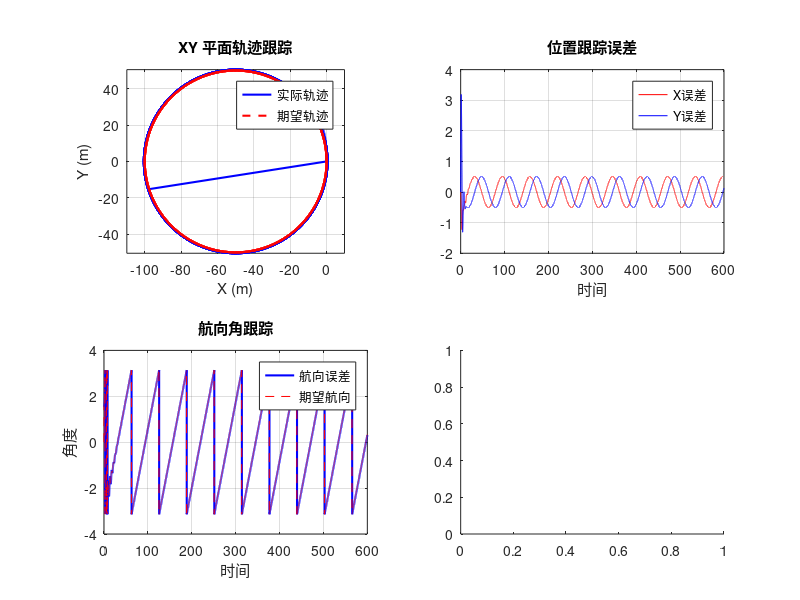

This chart was generated by the following MATLAB code: (Note: this script raises an error after producing the figure.)
%% 无人车分层PID控制器仿真 (性能优化版)
clear; clc; close all;

%% 1. 系统参数初始化 (去除全局变量，提升运行速度)
m = 50;         % 整车质量
J = 10;         % 转动惯量
Fp_max = 200;   % 最大推力
Tp_max = 1000;   % 最大力矩

dt = 0.01;     % 离散时间步长
T_end = 600;     % 仿真总时长
t_vec = 0:dt:T_end;
N = length(t_vec);

% 状态变量初始化 [x, dx, y, dy, phi, dphi]
State = zeros(6, 1);
State(5) = pi / 2; 

% 控制器参数
% Kp_pos = 1; Ki_pos = 0.0; Kd_pos = 0; 
% Kp_att = 1; Ki_att = 0.0; Kd_att = 0;

% 积分限幅阈值
I_limit = 10; 

% 将PID状态变量全部转为局部标量 (比struct快得多)
Ix = 0; Iy = 0; Iphi = 0;
ex_last = 0; ey_last = 0; ephi_last = 0;

%% 2. 主循环仿真 (预分配内存)
history_pos = zeros(N, 2);
history_phi = zeros(N, 1);
history_uG = zeros(N, 2);
history_F_T = zeros(N, 2);

phi_d_actual = zeros(N,1);

% 目标轨迹：圆形轨迹测试
radius = 50; 
x_d_arr = radius * cos(t_vec * 0.1) - 50;
y_d_arr = radius * sin(t_vec * 0.1);

a_max = Fp_max / m; % 预计算最大允许加速度

% 控制器参数 (建议调整)
Kp_pos = 1.0; Ki_pos = 0.0; Kd_pos = 1.0; % 外环
Kp_att = 5.0; Ki_att = 0.0; Kd_att = 2.0; % 内环需更快

for i = 1:N-1
    % --- Step 1: 采集反馈 ---
    x = State(1); dx = State(2);
    y = State(3); dy = State(4);
    phi = State(5); dphi = State(6);
    
    x_d = x_d_arr(i); 
    y_d = y_d_arr(i);
    
    % --- Step 2: 外环位置PID ---
    ex = x_d - x;
    ey = y_d - y;
    
    % 积分与限幅
    Ix = Ix + ex * dt; Ix = max(min(Ix, I_limit), -I_limit);
    Iy = Iy + ey * dt; Iy = max(min(Iy, I_limit), -I_limit);
    
    % 微分项
    Dex = (ex - ex_last) / dt;
    Dey = (ey - ey_last) / dt;
    
    % 期望加速度
    u_Gx = Kp_pos * ex + Ki_pos * Ix + Kd_pos * Dex;
    u_Gy = Kp_pos * ey + Ki_pos * Iy + Kd_pos * Dey;
    
    ex_last = ex; ey_last = ey;
    
    % --- Step 3: 推力分配 (核心修正) ---
    phi_d = atan2(u_Gy, u_Gx);
    phi_d_actual(i) = phi_d;

    % 推力 = 需求加速度向量 在 车身方向 的投影
    % 这能确保：当车身角度偏差大时，推力自动减小，避免冲出跑道
    F_p_cmd = m * (u_Gx * cos(phi) + u_Gy * sin(phi));
    F_p = max(min(F_p_cmd, Fp_max), -Fp_max);
    
    % --- Step 4: 内环姿态PID ---
    e_phi = phi_d - phi;
    e_phi = atan2(sin(e_phi), cos(e_phi)); % 角度归一化
    
    Iphi = Iphi + e_phi * dt;
    Iphi = max(min(Iphi, I_limit), -I_limit);
    
    De_phi = -dphi; % 此处简化处理，假设期望角速度为0
    phi_ddot_ref = Kp_att * e_phi + Ki_att * Iphi + Kd_att * De_phi;
    
    T_p_cmd = J * phi_ddot_ref;
    T_p = max(min(T_p_cmd, Tp_max), -Tp_max);
    
    % --- Step 5: 动力学积分 ---
    ax = (F_p / m) * cos(phi);
    ay = (F_p / m) * sin(phi);
    alpha = T_p / J;
    
    State(1) = State(1) + dx * dt;       
    State(2) = State(2) + ax * dt;       
    State(3) = State(3) + dy * dt;       
    State(4) = State(4) + ay * dt;       
    State(5) = State(5) + dphi * dt;     
    State(6) = State(6) + alpha * dt;    
    
    State(5) = atan2(sin(State(5)), cos(State(5)));
    
    % 记录数据...
    history_pos(i, :) = [x, y];
    history_phi(i) = phi;
    history_uG(i, :) = [u_Gx, u_Gy];
    history_F_T(i, :) = [F_p, T_p];
end

%% 3. 结果绘图
figure('Color', 'w', 'Position', [100, 100, 1000, 800]);

subplot(2, 2, 1);
plot(history_pos(:, 1), history_pos(:, 2), 'b', 'LineWidth', 1.5); hold on;
plot(x_d_arr, y_d_arr, 'r--', 'LineWidth', 1.5);
legend('实际轨迹', '期望轨迹');
xlabel('X (m)'); ylabel('Y (m)');
title('XY 平面轨迹跟踪');
axis equal; grid on;

subplot(2, 2, 2);
ex_arr = x_d_arr(:) - history_pos(:, 1);
ey_arr = y_d_arr(:) - history_pos(:, 2);
plot(t_vec(1:end-1), ex_arr(1:end-1), 'r'); hold on;
plot(t_vec(1:end-1), ey_arr(1:end-1), 'b');
legend('X误差', 'Y误差');
xlabel('时间');
title('位置跟踪误差');
grid on;



subplot(2, 2, 3);
plot(t_vec(1:end-1), history_phi(1:end-1), 'b', 'LineWidth', 1.5); hold on;
plot(t_vec(1:end-1), phi_d_actual(1:end-1), 'r--');
legend('航向误差', '期望航向');
xlabel('时间'); ylabel('角度');
title('航向角跟踪');
grid on;

subplot(2, 2, 4);
yyaxis left;
plot(t_vec, history_F_T(:, 1), 'k');
ylabel('推力 F_p (N)');
yyaxis right;
plot(t_vec, history_F_T(:, 2), 'm');
ylabel('力矩 T_p (Nm)');
xlabel('时间');
title('控制输入 (推力与力矩)');
grid on;


figure() ;hold on
subplot(3, 1, 1);
plot(t_vec, x_d_arr, 'r'); hold on;
plot(t_vec, history_pos(:, 1), 'b');
legend('期望X', '实际X');
xlabel('时间');
title('X轴位置跟踪效果');
grid on;

subplot(3, 1, 2);
plot(t_vec, y_d_arr, 'r'); hold on;
plot(t_vec, history_pos(:, 2), 'b');
legend('期望Y', '实际Y');
xlabel('时间');
title('Y轴位置跟踪效果');
grid on;



subplot(3, 1, 3);
plot(t_vec(1:end-1), history_phi(1:end-1), 'b', 'LineWidth', 1.5); hold on;
plot(t_vec(1:end-1), phi_d_actual(1:end-1), 'r--');
legend('实际航向', '期望航向');
xlabel('时间'); ylabel('角度');
title('航向角跟踪');
grid on;

sgtitle('无人车分层PID控制器仿真验证结果');
